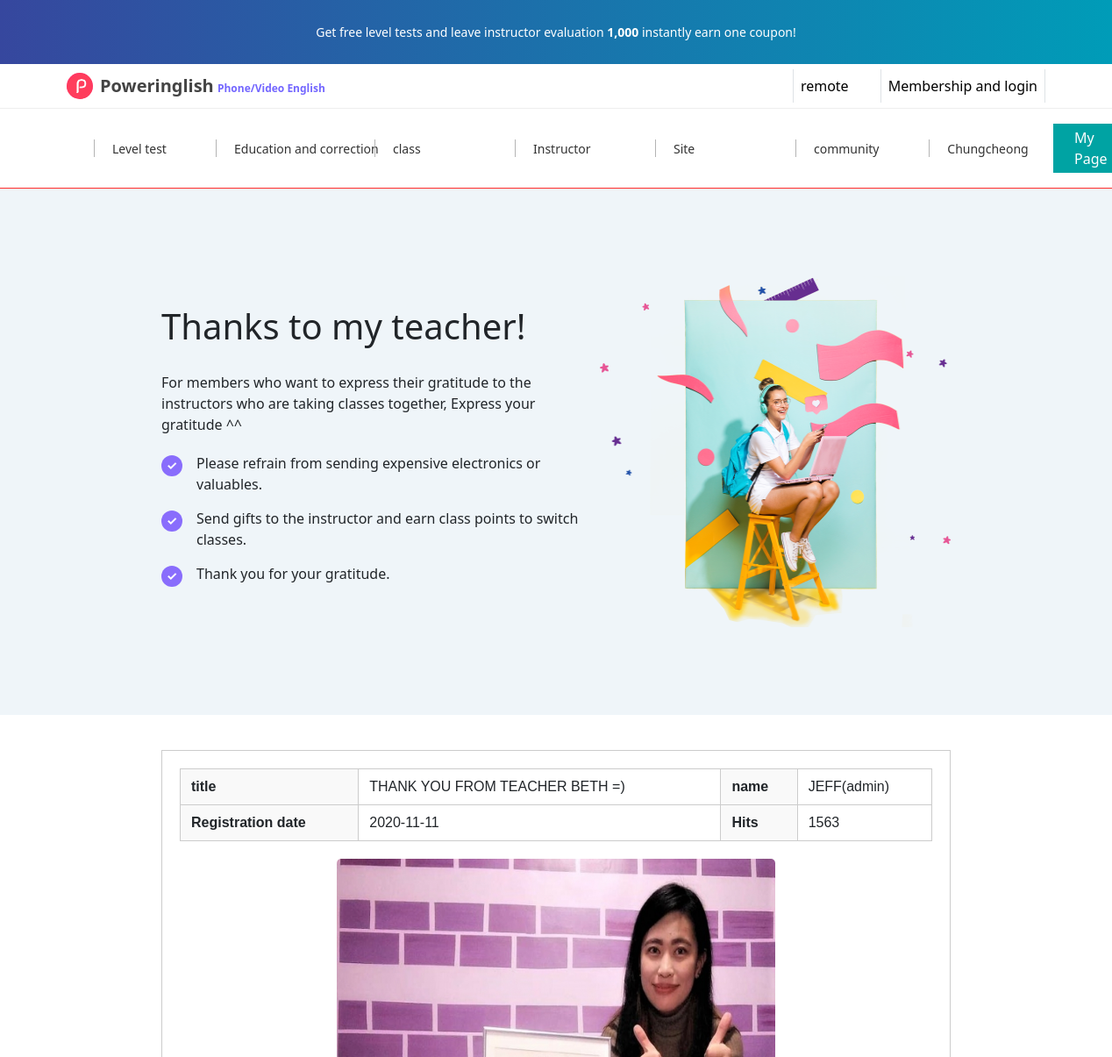
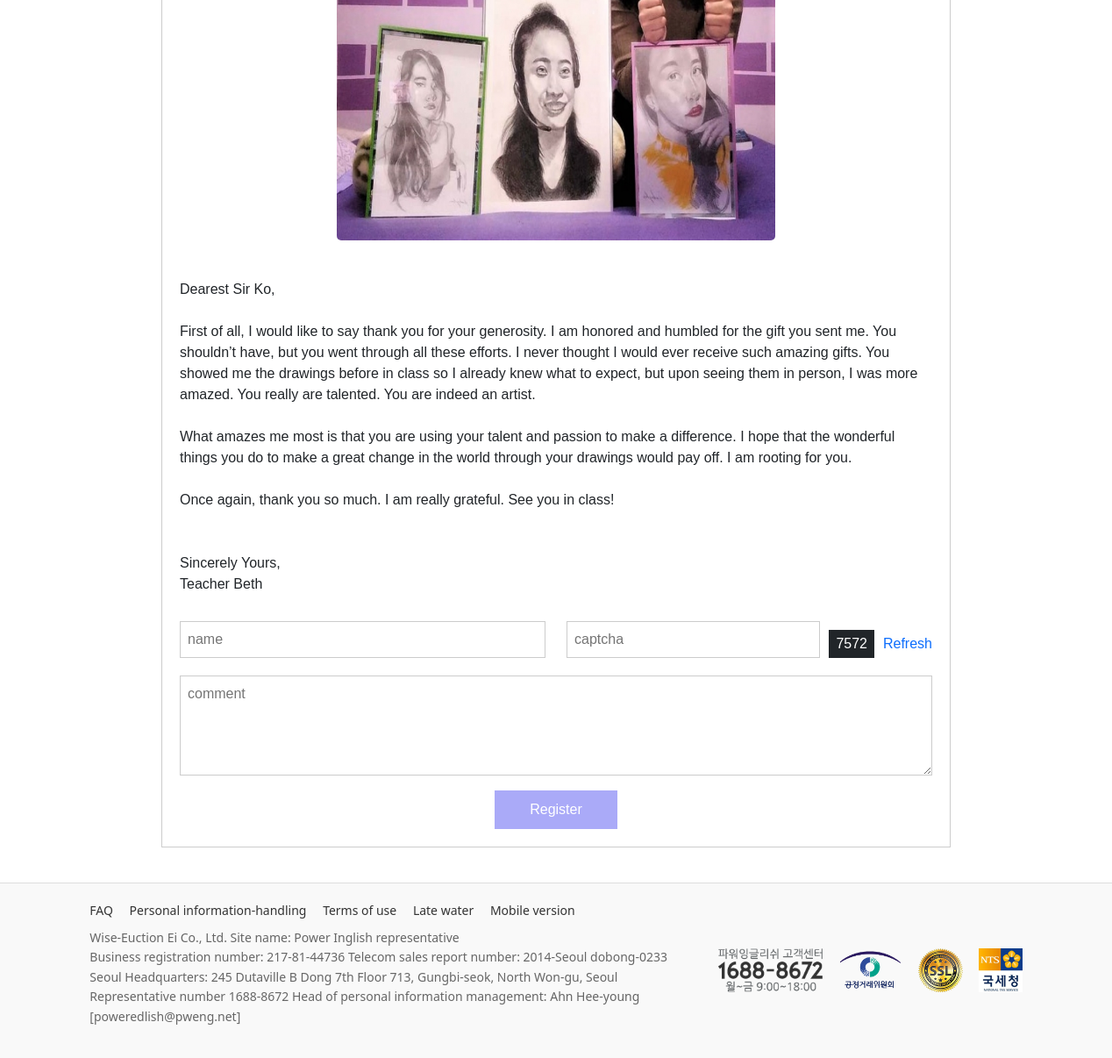
The app's page /thankYouMsg.php?id=6 with its own data (2 pictures, top to bottom).
### tables this page shows
CREATE TABLE `ThankYouInstructor` (`id` INTEGER PRIMARY KEY AUTOINCREMENT, `title` TEXT, `intructor_id` INTEGER REFERENCES "Instructors"(`id`), `registrationdate` TEXT, `views` INTEGER, "manager" TEXT, `Message` TEXT, `messageImages` TEXT, `ytlink` TEXT);

### database/messageDB.php (called while the page is built, shortened)
<?php
try {
    $db = new PDO('sqlite:database/database.db');
    $db->setAttribute(PDO::ATTR_ERRMODE, PDO::ERRMODE_EXCEPTION);
    $thankYouId = $_GET['id'];
    $stmt = $db->prepare("
        SELECT
            t.id,
            t.title,
            t.registrationdate,
            t.views,
            t.manager,
            t.message,
            t.messageImages,
            i.id AS instructor_id,
            i.instructorName
        FROM
            ThankYouInstructor t
        JOIN
            Instructors i ON t.intructor_id = i.id
        WHERE
            t.id = :id
    ");
    $stmt->bindParam(':id', $thankYouId, PDO::PARAM_INT);
    $stmt->execute();
    $thankYouMsg = $stmt->fetch(PDO::FETCH_ASSOC);
} catch (PDOException $e) {
    echo "Connection failed: " . $e->getMessage();
}
?>

### thankYouMsg.php (the view, shortened to what this page needs)
<!DOCTYPE html>
<html lang="en">
<head>
    <link href="https://cdn.jsdelivr.net/npm/bootstrap@5.3.0/dist/css/bootstrap.min.css" rel="stylesheet">
    <link rel="stylesheet" href="index.css"/>
</head>
<body>
    <?php
        include "component/header.php"
    ?>
    <?php
        include "database/messageDB.php"
    ?>
    <div class="thankyou-box">
    <table class="thankyou-table">
    <tr>
        <th>title</th>
        <td><?= htmlspecialchars( $thankYouMsg['title']) ?></td>
        <th>name</th>
        <td><?= htmlspecialchars( $thankYouMsg['manager']) ?></td>
    </tr>
    <tr>
        <th>Registration date</th>
        <td><?= htmlspecialchars( $thankYouMsg['registrationdate']) ?></td>
        <th>Hits</th>
        <td><?= htmlspecialchars( $thankYouMsg['views']) ?></td>
    </tr>
    </table>
    <div class="thankyou-image">
    <img src="<?= htmlspecialchars( $thankYouMsg['messageImages']) ?>" alt="Teacher Photo 1">
    </div>
    <span>
    <?= nl2br(htmlspecialchars($thankYouMsg['Message'])) ?>
    </span>
    <div class="comment-box">
    <form method="POST" action="database/commentDB.php">
        <div class="row">
            <div class="col-md-6">
                <input type="text" name="name" placeholder="name" required />
            </div>
            <div class="col-md-6 captcha-box">
                <input type="text" name="captcha" placeholder="captcha" />
                <div class="bg-dark text-white px-2 py-1">7572</div>
                <a href="#" class="text-decoration-none">Refresh</a>
            </div>
        </div>
        <textarea name="comment" rows="4" placeholder="comment" required></textarea>
        <div class="text-center">
            <button type="submit" class="register-btn">Register</button>
        </div>
    </form>
    </div>
    </div>
    <?php
        include "component/footer.php"
    ?>
</body>
</html>

### index.css (style rules this page uses)
.thankyou-box { border: 1px solid #ccc; padding: 20px; margin: 40px auto; max-width: 900px; font-family: Arial, sans-serif; }
.thankyou-table { width: 100%; border-collapse: collapse; margin-bottom: 20px; }
.thankyou-table td, .thankyou-table th { border: 1px solid #ccc; padding: 8px 12px; }
.thankyou-table th { background-color: #f9f9f9; text-align: left; }
.thankyou-image { display: flex; justify-content: center; gap: 20px; margin-bottom: 20px; }
.thankyou-image img { width: 500px; height: 500px; border-radius: 5px; }
.comment-box { margin-top: 30px; }
.comment-box input, .comment-box textarea { width: 100%; margin-bottom: 10px; padding: 8px; border: 1px solid #ccc; }
.captcha-box { display: flex; align-items: center; gap: 10px; margin-bottom: 10px; }
.register-btn { background-color: #aaaaf8; color: white; border: none; padding: 10px 40px; }

### records on screen
thankyouinstructor: title "THANK YOU FROM TEACHER BETH =)", manager "JEFF(admin)", registrationdate "2020-11-11", views "1563", Message "Dearest Sir Ko, First of all, I would like to say thank you for your generosity. I am honored and humbled for the gift you sent me. You shouldn’t have, but you went through all these efforts. I never thought I would ever receive such amazing gifts. You showed me the drawings before in class so I already knew what to expect, but upon seeing them in person, I was more amazed. You really are talented. You are indeed an artist. What amazes me most is that you are using your talent and passion to make a difference. I hope that the wonderful things you do to make a great change in the world through your drawings would pay off. I am rooting for you. Once again, thank you so much. I am really…"
